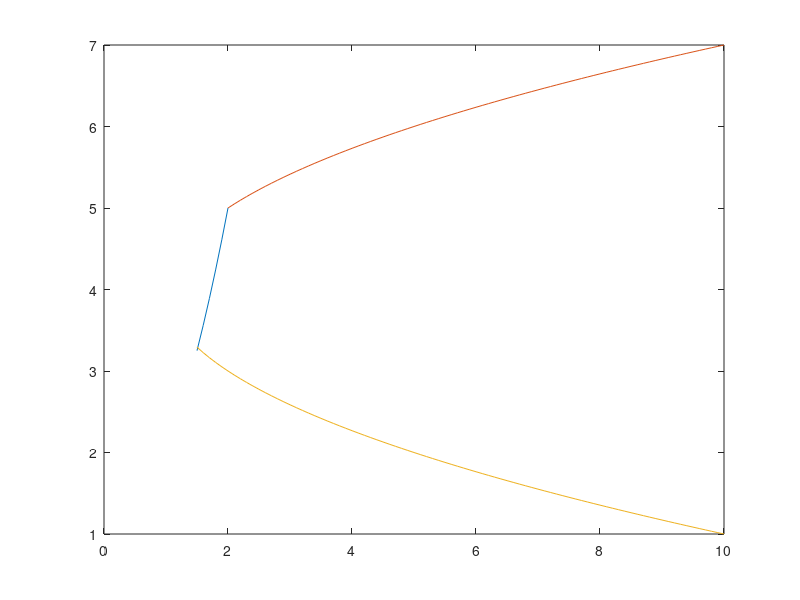

Recreate this plot in MATLAB.
function m96g8c()
% Display the feasible region of the Non-linear Constrained Optimization 
% This example comes from:
% Test Case #8 of Michalevicz 1996
%   'Evolutionary Algorithms for Constrainted Parameter Optimization Prob.'
%
%   Proceeding of the 3rd Annual Conference on Evolutionary Programming
%   A.V. Sebald and L.J. Fogel, World Scientific Publishing, River Edge,
%   NJ, 1994, pp. 98--108
%
% Objective function:
%        f(x) = -sin(2*pi*x(1))^3 *sin(2*pi*x(2)) /(sum(x)* (x(1)^3))
% subject to  non-linear constraints:
%        x(1)^2 -x(2) +1 <=0
%        1-x(1)+(x(2)-4)^2 <=0
% and bounds
%        0 <= x <= 10;
%


% All Rights Reserved, 
% Revision 3.0, Oct. 1996
% Evolution Strategy Toolbox 1993-96
% To Thanh Binh University of Magdeburg Germany



x=[1.5:.1:2];x1=[2:.1:10];
x2=[1.5:.1:10];
hold off

plot(x,x.^2+1);
hold on
plot(x1,4+sqrt(x1-1));
plot(x2,4-sqrt(x2-1));

%
